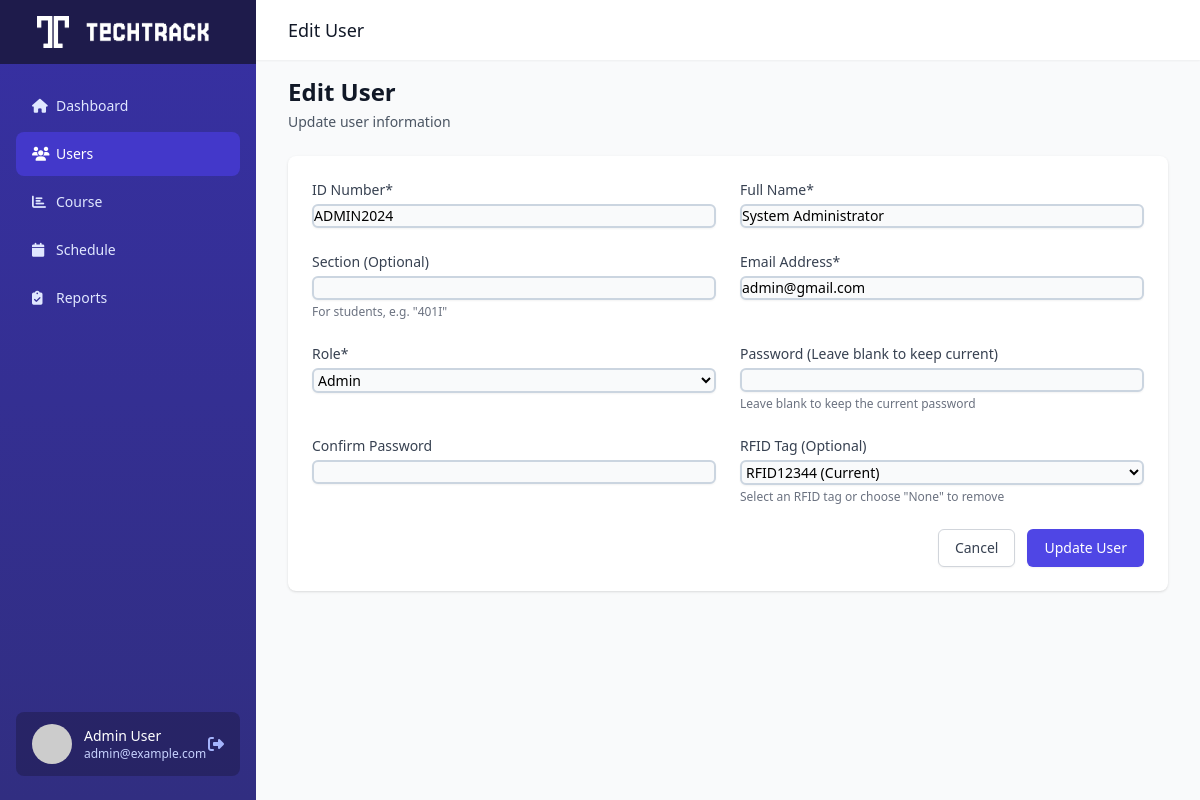
/admin/edit_user.php?id=ADMIN2024 (signed in), run on the app's committed database.
### tables this page shows
CREATE TABLE `user` (
  `user_id` int(11) NOT NULL,
  `id_number` varchar(20) NOT NULL,
  `email` varchar(255) NOT NULL,
  `password` varchar(255) NOT NULL,
  `name` varchar(255) NOT NULL,
  `section` varchar(20) DEFAULT NULL,
  `rfid_tag` varchar(255) DEFAULT NULL,
  `role_id` int(1) NOT NULL
);

### admin/edit_user.php (the view, shortened to what this page needs)
<?php
include '../db_config.php';
$roles = [
    1 => 'Admin',
    2 => 'Instructor',
    3 => 'Student',
    4 => 'Parent'
];
$id_number = $_GET['id'] ?? '';
$stmt = $conn->prepare("SELECT * FROM user WHERE id_number = ?");
$stmt->bind_param("s", $id_number);
$stmt->execute();
$result = $stmt->get_result();
$user = $result->fetch_assoc();
$name = $user['name'];
$email = $user['email'];
$role_id = $user['role_id'];
$rfid_tag = $user['rfid_tag'] ?? '';
$section = $user['section'] ?? '';
$pending_tags_query = "SELECT rfid_tag FROM pending_tags ORDER BY registration_time DESC";
$pending_tags_result = $conn->query($pending_tags_query);
$pending_tags = [];
if ($pending_tags_result && $pending_tags_result->num_rows > 0) {
    while ($row = $pending_tags_result->fetch_assoc()) {
        $pending_tags[] = $row['rfid_tag'];
    }
}
?>
<!DOCTYPE html>
<html lang="en">
<head>
    <script src="https://cdn.tailwindcss.com"></script>
    <link rel="stylesheet" href="https://cdnjs.cloudflare.com/ajax/libs/font-awesome/6.4.0/css/all.min.css">
</head>
<body class="bg-gray-50">
    <div class="flex h-screen overflow-hidden">
        <div class="hidden md:flex md:flex-shrink-0">
            <div class="flex flex-col w-64 bg-gradient-to-b from-indigo-800 to-indigo-900">
<div class="flex items-center justify-center h-16 px-4 bg-indigo-950">
    <div class="text-xl font-semibold text-white flex items-center">
        <img src="../images/dashboard_logo.png" alt="Dashboard Logo" class="h-8 w-8 mr-2">
        <img src="../images/TECHTRACK.png" alt="TECHTRACK" class="h-6">
    </div>
</div>
                <div class="flex flex-col flex-grow px-4 mt-5">
                    <nav class="flex-1 space-y-1">
                        <a href="admin_dashboard.php" class="flex items-center px-4 py-3 text-sm font-medium text-indigo-100 rounded-lg hover:bg-indigo-700 transition duration-150">
                            <i class="fas fa-home w-6"></i>
                            <span>Dashboard</span>
                        </a>
                        <a href="display_user.php" class="flex items-center px-4 py-3 mt-1 text-sm font-medium text-white bg-indigo-700 rounded-lg hover:bg-indigo-600 transition duration-150">
                            <i class="fas fa-users w-6"></i>
                            <span>Users</span>
                        </a>
                        <a href="display_course.php" class="flex items-center px-4 py-3 mt-1 text-sm font-medium text-indigo-100 rounded-lg hover:bg-indigo-700 transition duration-150">
                            <i class="fas fa-chart-bar w-6"></i>
                            <span>Course</span>
                        </a>
                        <a href="display_schedule.php" class="flex items-center px-4 py-3 mt-1 text-sm font-medium text-indigo-100 rounded-lg hover:bg-indigo-700 transition duration-150">
                            <i class="fas fa-calendar w-6"></i>
                            <span>Schedule</span>
                        </a>
                        <a href="display_attendance.php" class="flex items-center px-4 py-3 mt-1 text-sm font-medium text-indigo-100 rounded-lg hover:bg-indigo-700 transition duration-150">
                            <i class="fas fa-clipboard-check w-6"></i>
                            <span>Reports</span>
                        </a>
                    </nav>
                    <div class="flex items-center px-4 py-3 mt-auto mb-6 bg-indigo-950 bg-opacity-50 rounded-lg">
                        <img class="w-10 h-10 rounded-full" src="https://ui-avatars.com/api/?name=Admin+User&background=6366F1&color=fff" alt="User">
                        <div class="ml-3">
                            <p class="text-sm font-medium text-white">Admin User</p>
                            <p class="text-xs text-indigo-200">admin@example.com</p>
                        </div>
                        <a href="../logout.php" class="ml-auto text-indigo-300 hover:text-white">
                            <i class="fas fa-sign-out-alt"></i>
                        </a>
                    </div>
                </div>
            </div>
        </div>
        <div class="flex flex-col flex-1 overflow-y-auto">
            <header class="bg-white shadow-sm z-10">
                <div class="px-4 sm:px-6 lg:px-8 py-4">
                    <div class="flex items-center justify-between">
                        <h1 class="text-lg font-medium text-gray-900">Edit User</h1>
                    </div>
                </div>
            </header>
            <main class="flex-1 p-4 sm:px-6 lg:px-8 bg-gray-50">
                <div class="mb-6">
                    <h1 class="text-2xl font-semibold text-gray-900">Edit User</h1>
                    <p class="mt-1 text-sm text-gray-600">Update user information</p>
                </div>
                <div class="bg-white shadow overflow-hidden sm:rounded-lg">
                    <form method="POST" action="<?php echo htmlspecialchars($_SERVER["PHP_SELF"] . "?id=" . $id_number); ?>" class="p-6">
                        <div class="grid grid-cols-1 gap-6 sm:grid-cols-2">
                            <div>
                                <label for="id_number" class="block text-sm font-medium text-gray-700">ID Number*</label>
                                <input type="text" name="id_number" id="id_number" value="<?php echo htmlspecialchars($id_number); ?>" required
                                       class="mt-1 focus:ring-indigo-500 focus:border-indigo-500 block w-full shadow-sm sm:text-sm border-2 border-gray-300 rounded-md">
                            </div>
                            <div>
                                <label for="name" class="block text-sm font-medium text-gray-700">Full Name*</label>
                                <input type="text" name="name" id="name" value="<?php echo htmlspecialchars($name); ?>" required
                                       class="mt-1 focus:ring-indigo-500 focus:border-indigo-500 block w-full shadow-sm sm:text-sm border-2 border-gray-300 rounded-md">
                            </div>
                            <div>
                                <label for="section" class="block text-sm font-medium text-gray-700">Section (Optional)</label>
                                <input type="text" name="section" id="section" value="<?php echo htmlspecialchars($section); ?>"
                                       class="mt-1 focus:ring-indigo-500 focus:border-indigo-500 block w-full shadow-sm sm:text-sm border-2 border-gray-300 rounded-md">
                                <p class="mt-1 text-xs text-gray-500">For students, e.g. "401I"</p>
                            </div>
                            <div>
                                <label for="email" class="block text-sm font-medium text-gray-700">Email Address*</label>
                                <input type="email" name="email" id="email" value="<?php echo htmlspecialchars($email); ?>" required
                                       class="mt-1 focus:ring-indigo-500 focus:border-indigo-500 block w-full shadow-sm sm:text-sm border-2 border-gray-300 rounded-md">
                            </div>
                            <div>
                                <label for="role_id" class="block text-sm font-medium text-gray-700">Role*</label>
                                <select name="role_id" id="role_id" required
                                        class="mt-1 focus:ring-indigo-500 focus:border-indigo-500 block w-full shadow-sm sm:text-sm border-2 border-gray-300 rounded-md">
                                    <?php foreach ($roles as $id => $role_name): ?>
                                        <option value="<?php echo $id; ?>" <?php echo ($role_id == $id) ? 'selected' : ''; ?>>
                                            <?php echo $role_name; ?>
                                        </option>
                                    <?php endforeach; ?>
                                </select>
                            </div>
                            <div>
                                <label for="password" class="block text-sm font-medium text-gray-700">Password (Leave blank to keep current)</label>
                                <input type="password" name="password" id="password"
                                       class="mt-1 focus:ring-indigo-500 focus:border-indigo-500 block w-full shadow-sm sm:text-sm border-2 border-gray-300 rounded-md">
                                <p class="mt-1 text-xs text-gray-500">Leave blank to keep the current password</p>
                            </div>
                            <div>
                                <label for="confirm_password" class="block text-sm font-medium text-gray-700">Confirm Password</label>
                                <input type="password" name="confirm_password" id="confirm_password"
                                       class="mt-1 focus:ring-indigo-500 focus:border-indigo-500 block w-full shadow-sm sm:text-sm border-2 border-gray-300 rounded-md">
                            </div>
                            <div>
                                <label for="rfid_tag" class="block text-sm font-medium text-gray-700">RFID Tag (Optional)</label>
                                <select name="rfid_tag" id="rfid_tag"
                                       class="mt-1 focus:ring-indigo-500 focus:border-indigo-500 block w-full shadow-sm sm:text-sm border-2 border-gray-300 rounded-md">
                                    <?php if (!empty($rfid_tag) && !in_array($rfid_tag, $pending_tags)): ?>
                                        <option value="<?php echo htmlspecialchars($rfid_tag); ?>" selected>
                                            <?php echo htmlspecialchars($rfid_tag); ?> (Current)
                                        </option>
                                    <?php endif; ?>
                                </select>
                                <p class="mt-1 text-xs text-gray-500">Select an RFID tag or choose "None" to remove</p>
                            </div>
                        </div>
                        <div class="mt-6 flex items-center justify-end space-x-3">
                            <a href="display_user.php" class="bg-white py-2 px-4 border border-gray-300 rounded-md shadow-sm text-sm font-medium text-gray-700 hover:bg-gray-50 focus:outline-none focus:ring-2 focus:ring-offset-2 focus:ring-indigo-500">
                                Cancel
                            </a>
                            <button type="submit" class="bg-indigo-600 py-2 px-4 border border-transparent rounded-md shadow-sm text-sm font-medium text-white hover:bg-indigo-700 focus:outline-none focus:ring-2 focus:ring-offset-2 focus:ring-indigo-500">
                                Update User
                            </button>
                        </div>
                    </form>
                </div>
            </main>
        </div>
    </div>
</body>
</html>

### admin/edit_user.php (style rules this page uses)
input, select, textarea { border: 2px solid #cbd5e0 !important; background-color: #f9fafb !important; }

### data on the page
user: name "System Administrator", email "admin@gmail.com", role_id "Admin", rfid_tag "RFID12344 (Current)"
